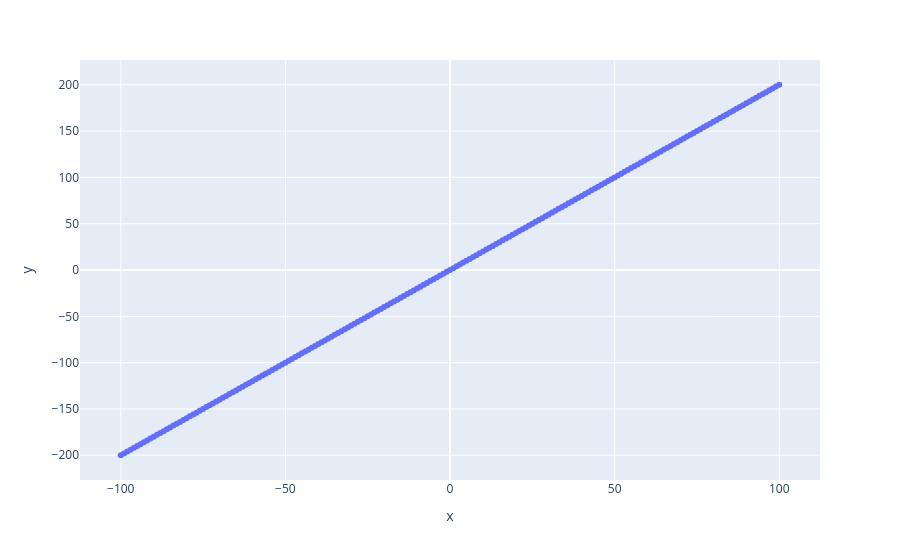

Notebook source saved alongside this figure:
### Markdown cell above
We know x looks like the x-axis, but how does y look. let's plot it.

### Code cell
import torch
import pandas as pd
import plotly.express as px

x = torch.arange(-100, 100+1, 1)
y = 2 * x 

px.scatter(x=x, y=y)

### Figure 1 — Plotly figure (JSON) as saved in the notebook; plotly's stock layout.template omitted (floating-point values rounded to 4 significant figures; data arrays with more than 128 entries replaced by an {"elided": "..."} marker saying what was removed)
{"data": [{"hovertemplate": "x=%{x}<br>y=%{y}<extra></extra>", "legendgroup": "", "marker": {"color": "#636efa", "symbol": "circle"}, "mode": "markers", "name": "", "orientation": "v", "showlegend": false, "type": "scatter", "x": {"elided": "201 int values"}, "xaxis": "x", "y": {"elided": "201 int values"}, "yaxis": "y"}], "layout": {"legend": {"tracegroupgap": 0}, "margin": {"t": 60}, "xaxis": {"anchor": "y", "domain": [0, 1], "title": {"text": "x"}}, "yaxis": {"anchor": "x", "domain": [0, 1], "title": {"text": "y"}}}}
